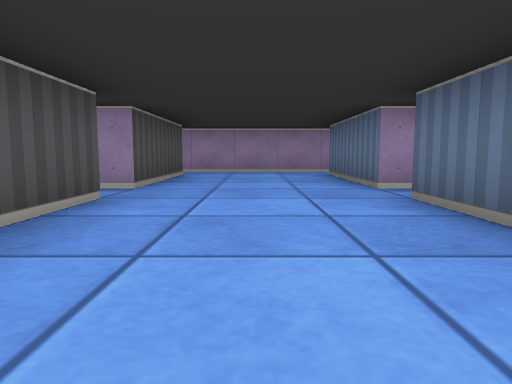
[1] (above)

16 first-person views from a walk through a cub3D maze. The camera is about half as high as the walls, tilts 6° down and sees 70° across. The floor is counted in squares. Each view is taken from the middle of a square. On the plan, view 1 faces up. The plan holds only what a view shows up to about 9 squares ahead; the rest is blank.

[2]
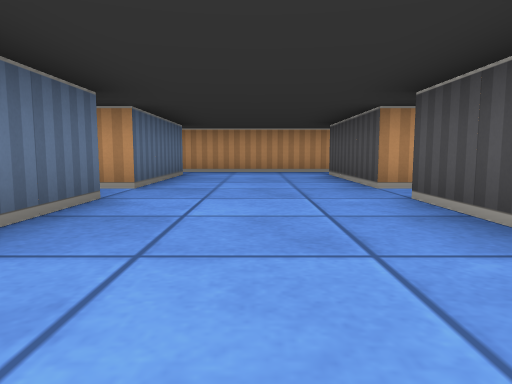

[3]
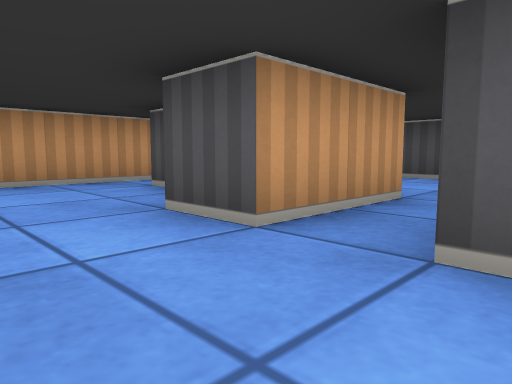

[4]
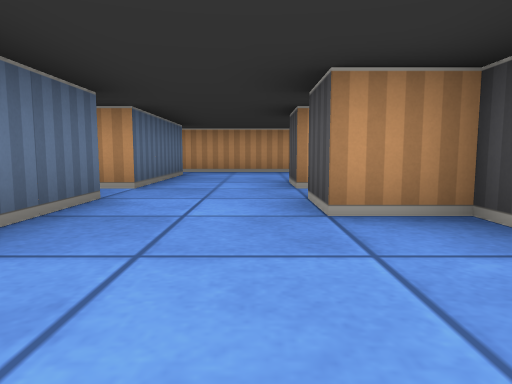

[5]
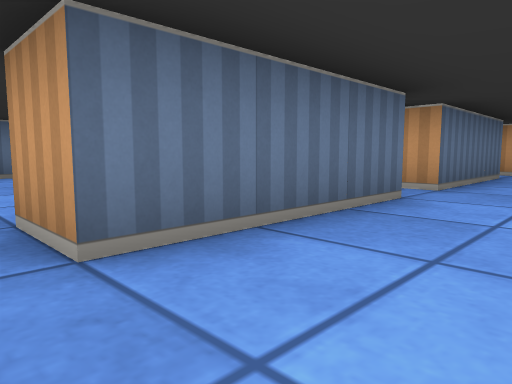

[6]
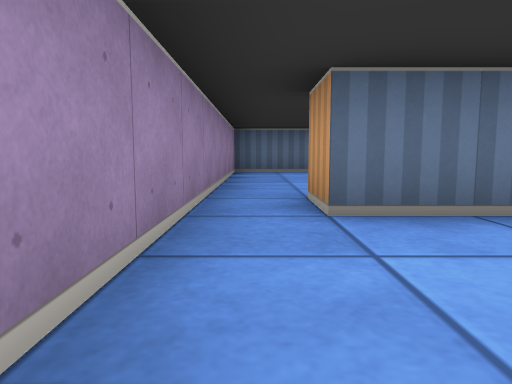

[7]
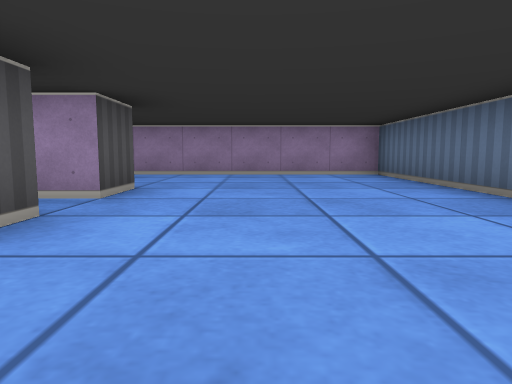

[8]
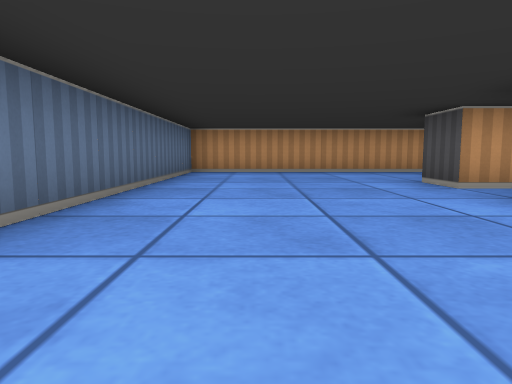

[9]
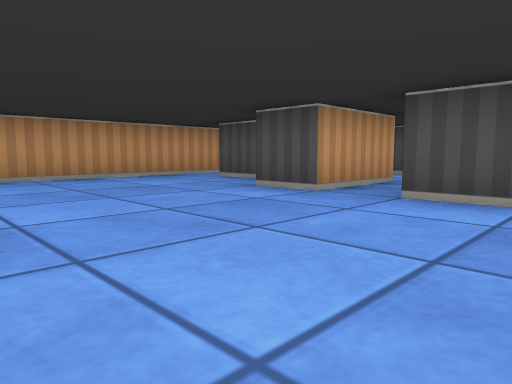

[10]
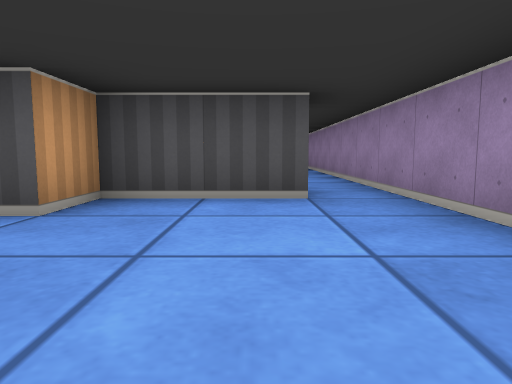

[11]
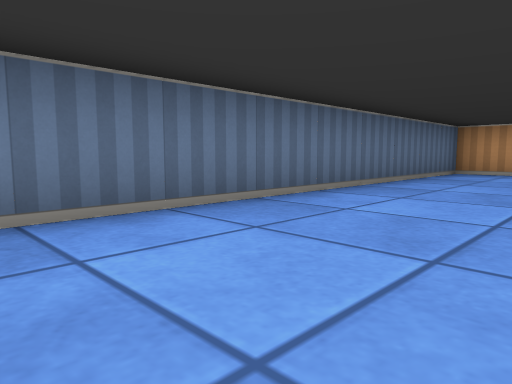

[12]
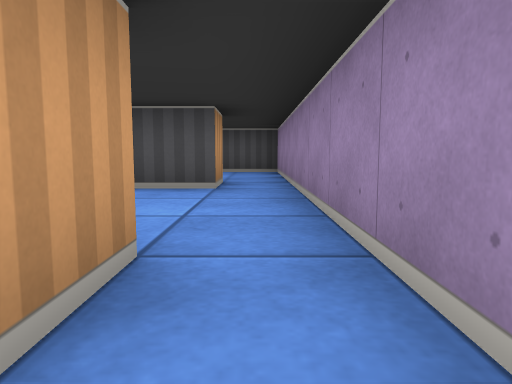

[13]
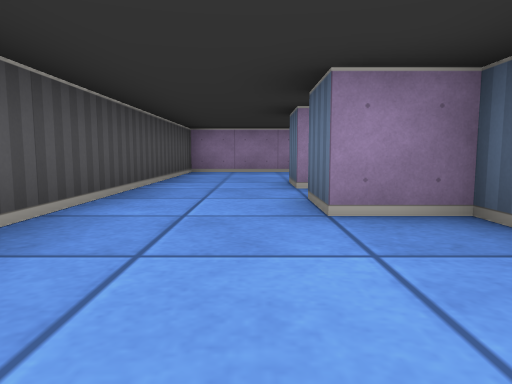

[14]
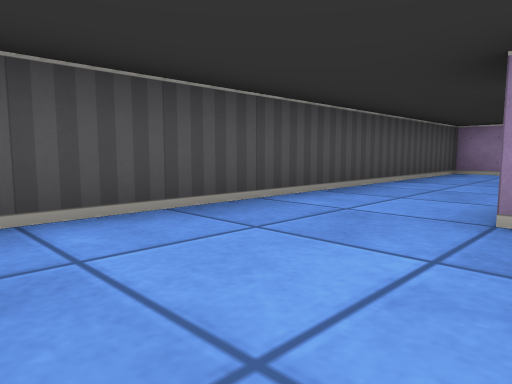

[15]
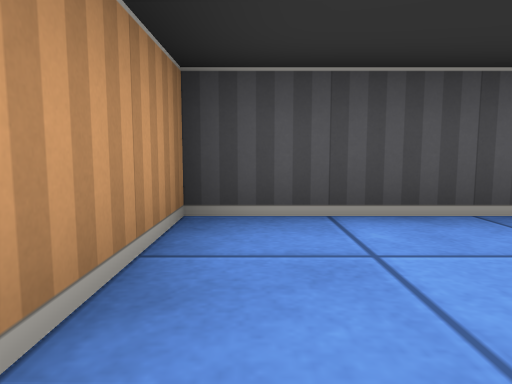

[16]
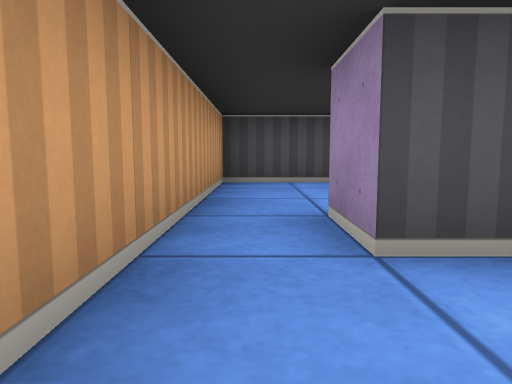

### Floor plan
Points are (right, up) in squares from view 1. A wall is a line through its corners. A room is listed if a view was taken in it or the views show most of it. See-through windows are left out.
Room 1 (views 1, 2, 16)
walls: (-1.5, 3.5) (-1.5, 0.5); (2, 4.5) (1.5, 4.5) (1.5, 7.5) (2.4, 7.5); (-1.5, 7.5) (-1.5, 4.5); (1.5, 0.5) (1.5, 3.5) (3.5, 3.5); (-1.5, -0.5) (2.5, -0.5); (2.5, 8.5) (-1.5, 8.5)
ways out: opening at (2, 0) to room 2; opening at (2, 8) to room 2; opening at (2.5, 4) to room 2; opening at (-2.5, 4) to room 4; opening at (-2, 0) to room 4; opening at (-2, 8) to room 4
Room 2 (views 3, 4, 5, 6, 12)
walls: (3.5, 3.5) (3.5, 2.5); (5.5, 4.4) (5.5, 7.5) (6.5, 7.5); (2.5, 6) (2.5, 5.5) (3.5, 5.5) (3.5, 4.5); (7.5, 4.5) (6.9, 4.5); (5.5, 0.5) (5.5, 3.5) (7.5, 3.5); (2.5, -0.5) (6.5, -0.5); (6.5, 8.5) (2.5, 8.5)
ways out: opening at (2, 0) to room 1; opening at (2, 8) to room 1; opening at (2.5, 4) to room 1; opening at (6, 0) to room 3; opening at (6, 8) to room 3; opening at (6.5, 4) to room 3
Room 3 (views 7, 8, 9, 10, 11)
walls: (7.5, 3.5) (7.5, 2.5); (6.5, 1.5) (6.5, 0.5); (6.5, 7.5) (6.5, 5.5) (7.5, 5.5) (7.5, 4.5); (6.5, -0.5) (11.5, -0.5) (11.5, 8.5) (6.5, 8.5)
ways out: opening at (6, 0) to room 2; opening at (6, 8) to room 2; opening at (6.5, 4) to room 2
Room 4 (views 13, 14, 15)
walls: (-2, 3.5) (-1.5, 3.5); (-2.5, 2) (-2.5, 2.5) (-3.5, 2.5) (-3.5, 3.5); (-1.5, 4.5) (-3.5, 4.5) (-3.5, 5.5); (-2.5, 7.5) (-1.5, 7.5); (-1.5, 0.5) (-2.5, 0.5); (-1.5, 8.5) (-5.5, 8.5) (-5.5, -0.5) (-1.5, -0.5)
ways out: opening at (-2.5, 4) to room 1; opening at (-2, 0) to room 1; opening at (-2, 8) to room 1

Positions as (right, up) in squares from view 1, and headings:
1: (0, 0), facing up
2: (0, 8), facing down
3: (5, 5), facing down-left
4: (4, 8), facing down
5: (4, 8), facing down-right
6: (3, 8), facing right
7: (9, 1), facing up
8: (10, 8), facing down
9: (11, 6), facing down-left
10: (10, 7), facing left
11: (9, 8), facing down-right
12: (3, 8), facing left
13: (-4, 0), facing up
14: (-3, 0), facing up-left
15: (-3, 0), facing left
16: (0, 0), facing left
